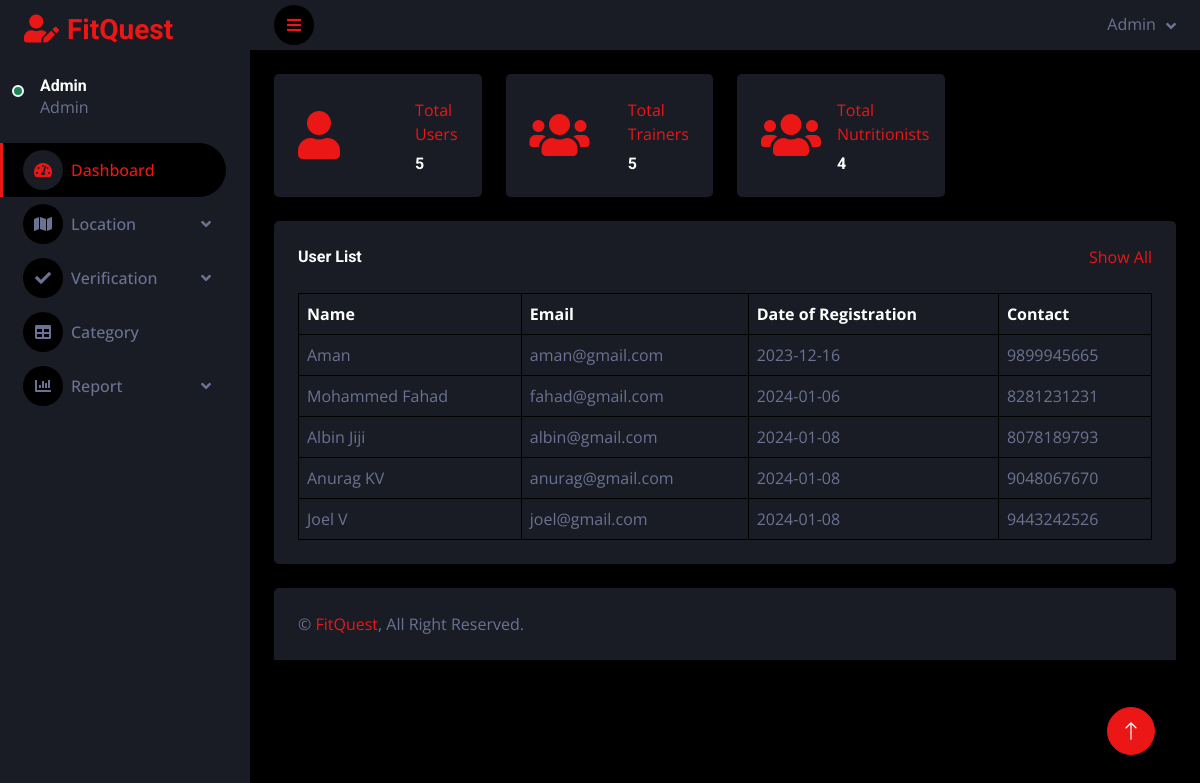
/Admin/HomePage.php?did, run on the app's committed database.
### tables this page shows
CREATE TABLE `tbl_user` (
  `user_id` int(11) NOT NULL,
  `user_name` varchar(50) NOT NULL,
  `user_email` varchar(20) NOT NULL,
  `user_password` varchar(10) NOT NULL,
  `user_gender` varchar(10) NOT NULL,
  `user_address` varchar(100) NOT NULL,
  `user_photo` varchar(500) NOT NULL,
  `district_id` int(11) NOT NULL,
  `place_id` int(11) NOT NULL,
  `user_contact` varchar(20) NOT NULL,
  `user_date` date NOT NULL DEFAULT current_timestamp()
);

### Admin/HomePage.php (the view, shortened to what this page needs)
<?php
include("Head.php");
include("../Assets/Connection/connection.php");
?>
                <div class="row g-4">
                    <div class="col-sm-6 col-xl-3">
                        <div class="bg-secondary rounded d-flex align-items-center justify-content-between p-4">
                            <i class="fa fa-user fa-3x text-primary"></i>
                            <div class="ms-3">
                            <a href="HomePage.php?did">
                                <p class="mb-2">Total <br> Users</p></a>
                                <?php
$selQry="select coalesce(count(*),0) as user from tbl_user";
$row=$con->query($selQry);
$data=$row->fetch_assoc();
                                ?>
                                <h6 class="mb-0"><?php echo $data["user"] ?></h6>
                            </div>
                        </div>
                    </div>
                    <div class="col-sm-6 col-xl-3">
                        <div class="bg-secondary rounded d-flex align-items-center justify-content-between p-4">
                            <i class="fa fa-users fa-3x text-primary"></i>
                            <div class="ms-3">
                            <a href="HomePage.php?cid">
                                <p class="mb-2">Total<br> Trainers</p></a>
                                <?php
$selQr="select coalesce(count(*),0) as train from tbl_trainer where trainer_status=1";
$row1=$con->query($selQr);
$data1=$row1->fetch_assoc();
                                ?>
                                <h6 class="mb-0"><?php echo $data1["train"] ?></h6>
                            </div>
                        </div>
                    </div>
                    <div class="col-sm-6 col-xl-3">
                        <div class="bg-secondary rounded d-flex align-items-center justify-content-between p-4">
                            <i class="fa fa-users fa-3x text-primary"></i>
                            <div class="ms-3">
                            <a href="HomePage.php?bid">
                                <p class="mb-2">Total <br> Nutritionists</p></a>
                                <?php
$selQ="select coalesce(count(*),0) as nut from tbl_nutrition where nutrition_status=1";
$row2=$con->query($selQ);
$data2=$row2->fetch_assoc();
                                ?>
                                <h6 class="mb-0"><?php echo $data2["nut"] ?></h6>
                            </div>
                        </div>
                    </div>
                </div>
            </div>
            <div class="container-fluid pt-4 px-4">
                <div class="bg-secondary text-center rounded p-4">
                    <div class="d-flex align-items-center justify-content-between mb-4">
                        <h6 class="mb-0">User List</h6>
                        <a href="">Show All</a>
                    </div>
                    <div class="table-responsive">
                        <table class="table text-start align-middle table-bordered table-hover mb-0">
                            <thead>
                                <tr class="text-white">
                                    <th scope="col">Name</th>
                                    <th scope="col">Email</th>
                                    <th scope="col">Date of Registration</th>
                                    <th scope="col">Contact</th>
                                </tr>
                            </thead>
                            <tbody>
 <?php
if(isset($_GET["did"]))
{
$selU="select * from tbl_user";
$rowU=$con->query($selU);
while($dataU=$rowU->fetch_assoc())
{
                                ?>
                                <tr>
                                    <td><?php  echo $dataU["user_name"]?></td>
                                    <td><?php  echo $dataU["user_email"]?></td>
                                    <td><?php  echo $dataU["user_date"]?></td>
                                    <td><?php  echo $dataU["user_contact"]?></td>
                                </tr>
                               <?php
}
}
                               ?>
                            </tbody>
                        </table>
                    </div>
                </div>
            </div>
          <?php
include("Foot.php");
?>

### Assets/Template/Admin/css/style.css (style rules this page uses)
:root { --primary: #EB1616; --secondary: #191C24; --light: #6C7293; --dark: #000000; }

### data on the page
tbl_user: user_name "Aman", user_email "aman@gmail.com", user_date "2023-12-16", user_contact "9899945665"
tbl_user: user_name "Mohammed Fahad", user_email "fahad@gmail.com", user_date "2024-01-06", user_contact "8281231231"
tbl_user: user_name "Albin Jiji", user_email "albin@gmail.com", user_date "2024-01-08", user_contact "8078189793"
tbl_user: user_name "Anurag KV", user_email "anurag@gmail.com", user_date "2024-01-08", user_contact "9048067670"
tbl_user: user_name "Joel V", user_email "joel@gmail.com", user_date "2024-01-08", user_contact "9443242526"

### other printed values
$data["user"] "5"
$data1["train"] "5"
$data2["nut"] "4"
